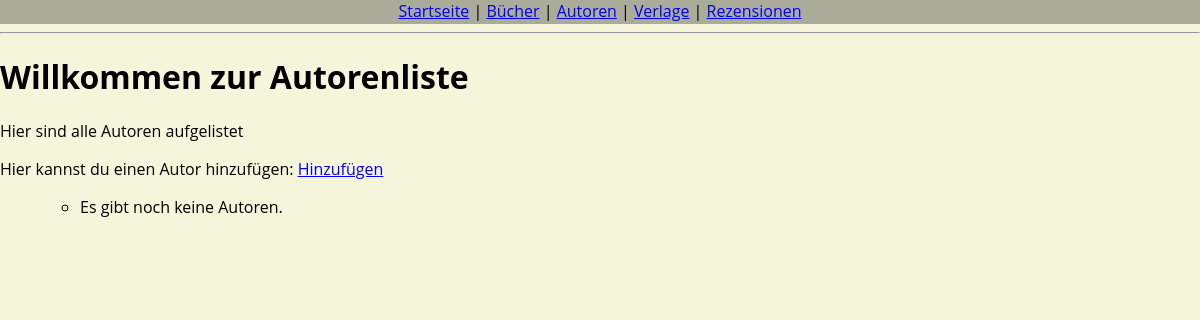
/authors/, run on an earlier commit of the app's database.
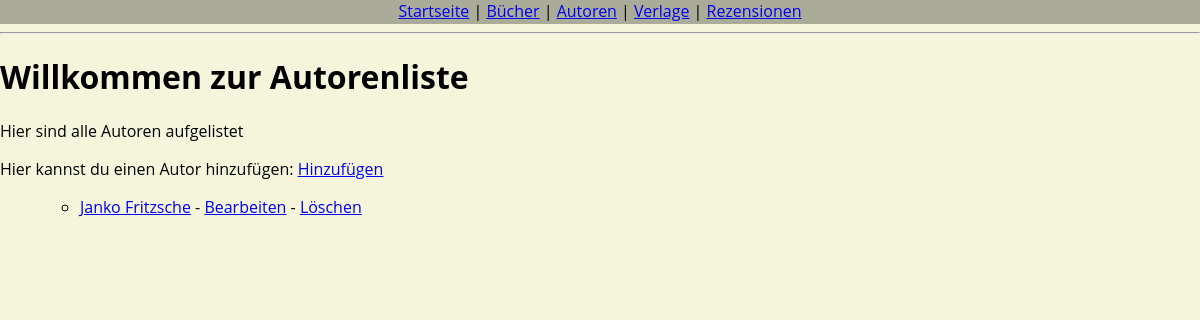
And on a later commit of the database.
### library/models.py (models this page shows, shortened)
class Author(models.Model):
    Vorname = models.CharField(max_length=100)
    Nachname = models.CharField(max_length=100)
    Geburtsdatum = models.DateField(null=True, blank=True)
    Biografie = models.TextField(blank=True)

### library/views.py (the view)
# urls.py: path("authors/", views.AuthorListView.as_view(), name="author_list"),
class AuthorListView(ListView):
    model = Author
    template_name = "library/author/author_list.html"
    context_object_name = "author"

### library/templates/library/author/author_list.html
{% extends "library/base.html" %}
{% block content %}
  <h1>Willkommen zur Autorenliste</h1>
  <p>Hier sind alle Autoren aufgelistet</p>
  <p>
    Hier kannst du einen Autor hinzufügen:
    <a href="{% url 'author_create' %}">Hinzufügen</a>
  </p>
  <ul>
  <ul>
    {% for author in author %}
      <li>
        <a href="{% url 'author_detail' author.pk %}">{{ author.Vorname }} {{ author.Nachname }}</a>
        - <a href="{% url 'author_update' author.pk %}">Bearbeiten</a>
        - <a href="{% url 'author_delete' author.pk %}">Löschen</a>
      </li>
    {% empty %}
      <li>Es gibt noch keine Autoren.</li>
    {% endfor %}
  </ul>
{% endblock %}

What changed in the data, as far as the page shows it:
added Author: Vorname "Janko", Nachname "Fritzsche"
Also different on the page:
text no longer shown: "Es gibt noch keine Autoren."
